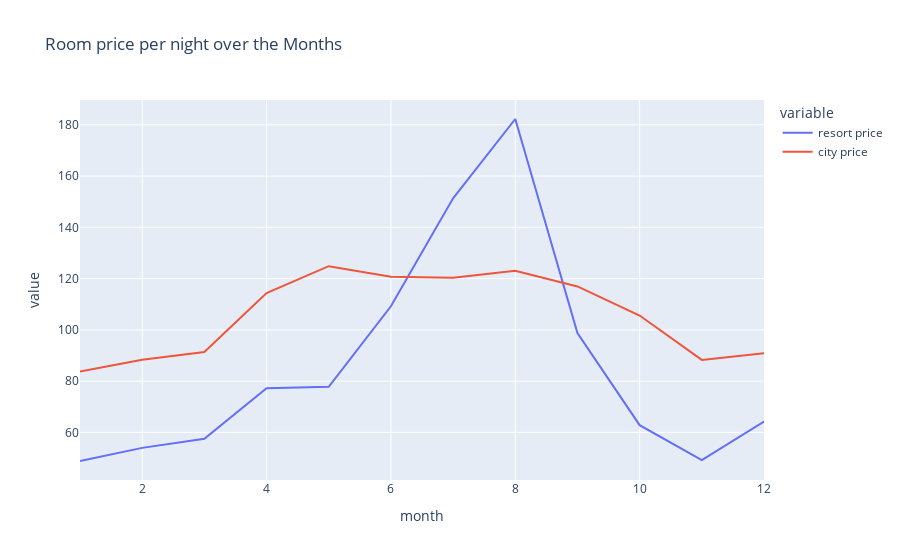

Write notebook code for a chart like this one.
### Code cell
px.line(combined, x = 'month', y = ['resort price','city price'],
        title = 'Room price per night over the Months')

### Figure 1 — Plotly figure (JSON) as saved in the notebook; plotly's stock layout.template omitted (floating-point values rounded to 4 significant figures)
{"data": [{"hovertemplate": "variable=resort price<br>month=%{x}<br>value=%{y}<extra></extra>", "legendgroup": "resort price", "line": {"color": "#636efa", "dash": "solid"}, "marker": {"symbol": "circle"}, "mode": "lines", "name": "resort price", "orientation": "v", "showlegend": true, "type": "scatter", "x": [1, 2, 3, 4, 5, 6, 7, 8, 9, 10, 11, 12], "xaxis": "x", "y": [48.85, 53.98, 57.51, 77.22, 77.82, 109.2, 151.3, 182.3, 98.74, 62.83, 49.16, 64.22], "yaxis": "y"}, {"hovertemplate": "variable=city price<br>month=%{x}<br>value=%{y}<extra></extra>", "legendgroup": "city price", "line": {"color": "#EF553B", "dash": "solid"}, "marker": {"symbol": "circle"}, "mode": "lines", "name": "city price", "orientation": "v", "showlegend": true, "type": "scatter", "x": [1, 2, 3, 4, 5, 6, 7, 8, 9, 10, 11, 12], "xaxis": "x", "y": [83.73, 88.32, 91.33, 114.4, 124.8, 120.7, 120.3, 123.0, 117.0, 105.6, 88.28, 90.92], "yaxis": "y"}], "layout": {"legend": {"title": {"text": "variable"}, "tracegroupgap": 0}, "title": {"text": "Room price per night over the Months"}, "xaxis": {"anchor": "y", "domain": [0, 1], "title": {"text": "month"}, "type": "linear", "range": [1, 12], "autorange": true}, "yaxis": {"anchor": "x", "domain": [0, 1], "title": {"text": "value"}, "type": "linear", "range": [41.44, 189.7], "autorange": true}, "autosize": true}}
